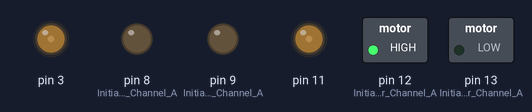
Bench run of a sketch on a simulated Arduino Uno, built with avr-gcc and run on an emulated ATmega328P. Shown: switched loads named in the sketch (green lamp = pin HIGH), output pins drawn as LEDs (lit = HIGH).

Above: at 0.05 s.
At 1.95 s:
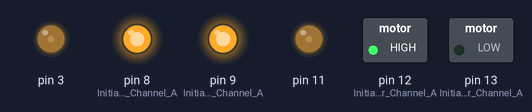
Timing chart, 0 to 3.0 s (numbered marks = the images above):
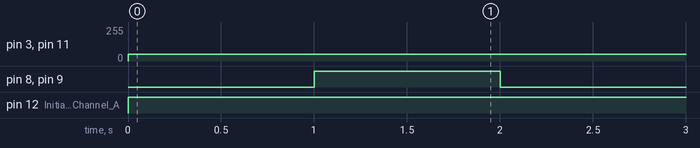

Measured:
- by itself, pin 3, pin 11: 0/255 → 50/255 at 0.00 s
- by itself, pin 8 (Initiates_Brake_Channel_A), pin 9 (Initiates_Brake_Channel_A): alternates HIGH for 1.0 s and LOW for 1.0 s
- by itself, pin 12 (Initiates_Motor_Channel_A): LOW → HIGH at 0.00 s

The sketch:

Robotech_inte.ino
```cpp
void setup() {

  //Setup Channel A
  pinMode(12, OUTPUT); //Initiates Motor Channel A pin
  pinMode(9, OUTPUT); //Initiates Brake Channel A pin
  pinMode(3, OUTPUT);

  //Setup Channel B
  pinMode(13, OUTPUT); //Initiates Motor Channel A pin
  pinMode(8, OUTPUT);  //Initiates Brake Channel A pin
  pinMode(11, OUTPUT);
}

void loop(){

  forward();

  delay(1000);

  stopping();

  delay(1000);

  /*revright();
  reverse();

  delay(5000);

  stopping();

  delay(1000);*/

}

void forward()  {
  //Motor A forward @ full speed
  digitalWrite(12, HIGH); //Establishes forward direction of Channel A
  digitalWrite(9, LOW);   //Disengage the Brake for Channel A
  analogWrite(3, 50);   //Spins the motor on Channel A at full speed
  digitalWrite(13, LOW); //Establishes forward direction of Channel A
  digitalWrite(8, LOW);   //Disengage the Brake for Channel A
  analogWrite(11, 50);   //Spins the motor on Channel A at full speed
}
void stopping()  {

  digitalWrite(9, HIGH);  //Engage the Brake for Channel A
  digitalWrite(8, HIGH);  //Engage the Brake for Channel B
}
void revright()  {
  digitalWrite(13, HIGH);  //Establishes backward direction of Channel B
  digitalWrite(8, LOW);   //Disengage the Brake for Channel B
  analogWrite(11, 200);    //Spins the motor on Channel B at half speed
  digitalWrite(12, LOW); //Establishes forward direction of Channel A
  digitalWrite(9, LOW);   //Disengage the Brake for Channel A
  analogWrite(3, 55);   //Spins the motor on Channel A at full speed
}
void reverse()  {
  //Motor A forward @ full speed
  digitalWrite(12, LOW); //Establishes forward direction of Channel A
  digitalWrite(9, LOW);   //Disengage the Brake for Channel A
  analogWrite(3, 255);   //Spins the motor on Channel A at full speed
}
```
